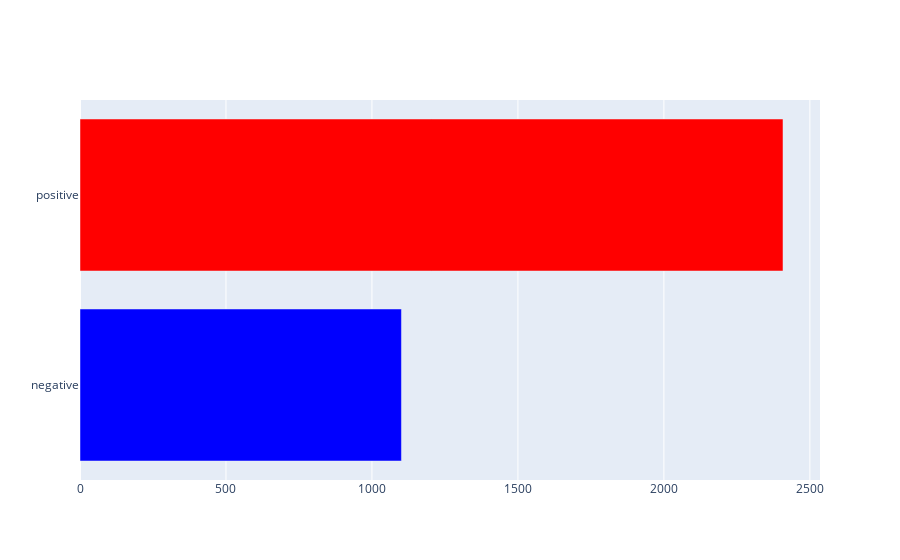

Here is the notebook cell this chart was saved with:
### Code cell
new1 = Wajackoyah_reviews.groupby('Expression Label').count()
x = list(new1['Sentiment_Polarity'])
y = list(new1.index)
tuple_list = list(zip(x,y))

df = pd.DataFrame(tuple_list, columns=['x','y'])

df['color'] = 'blue'
df['color'][1] = 'red'
df['color'][2] = 'green'

import plotly.graph_objects as go
fig = go.Figure(go.Bar(x=df['x'],
                y=df['y'],
                orientation ='h',
                marker={'color': df['color']}))
fig.show()

### Figure 1 — Plotly figure (JSON) as saved in the notebook; plotly's stock layout.template omitted (floating-point values rounded to 4 significant figures)
{"data": [{"marker": {"color": ["blue", "red"]}, "orientation": "h", "type": "bar", "x": [1101, 2408], "y": ["negative", "positive"]}], "layout": {}}
